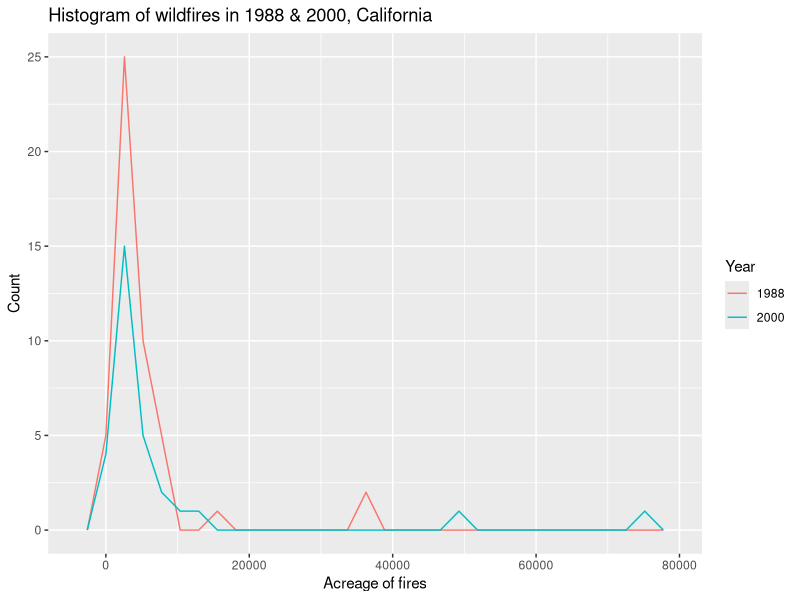

R code for this plot:
## ---- chunk 1
install.packages('formatR')
library(formatR)
knitr::opts_chunk$set(tidy.opts=list(width.cutoff=80), tidy=TRUE)
## ---- chunk 2
library(tidyverse)
library(dplyr)
library(ggplot2)

USFireData <- read.csv("./Data/Processed/US_FireData_Processed.csv", 
                stringsAsFactors = TRUE) 

#filtering dataset for wildfires in California in years 1988 and 2000
California.Wildfires <- USFireData %>%
  filter(STATE %in% "CA") %>%
  filter(FIRE_TYPE %in% "Wildfire") %>%
  filter(YEAR %in% c("1988", "2000"))

#data exploration 
ggplot(California.Wildfires, aes(x = ACRES, color =as.factor(YEAR))) +
  geom_freqpoly() +
  labs(x='Acreage of fires', y='Count', color='Year', 
       title="Histogram of wildfires in 1988 & 2000, California")  
  

## ---- chunk 3

#running two-sample t test
twosamp.ttest <- t.test(California.Wildfires$ACRES ~ California.Wildfires$YEAR)
twosamp.ttest
#p= 0.3754>0.05, we accept the null hypothesis that means are statistically equal for both years. 
